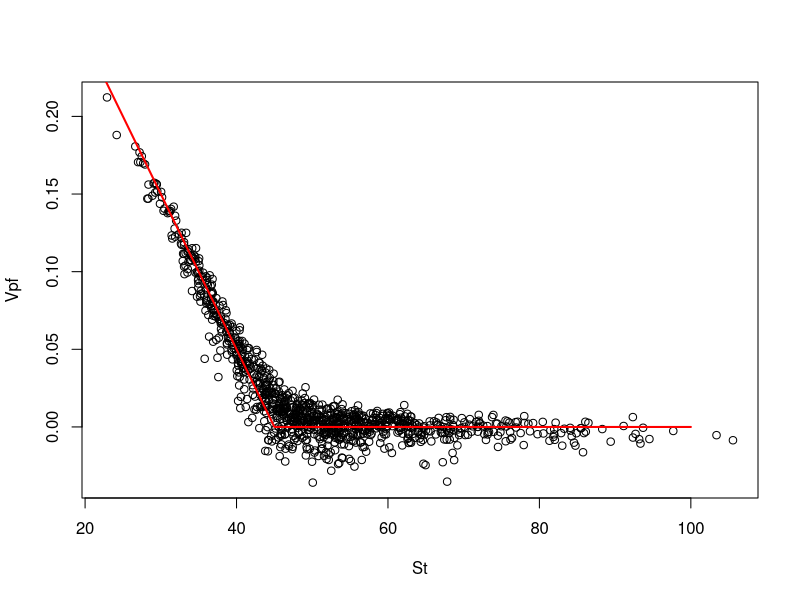
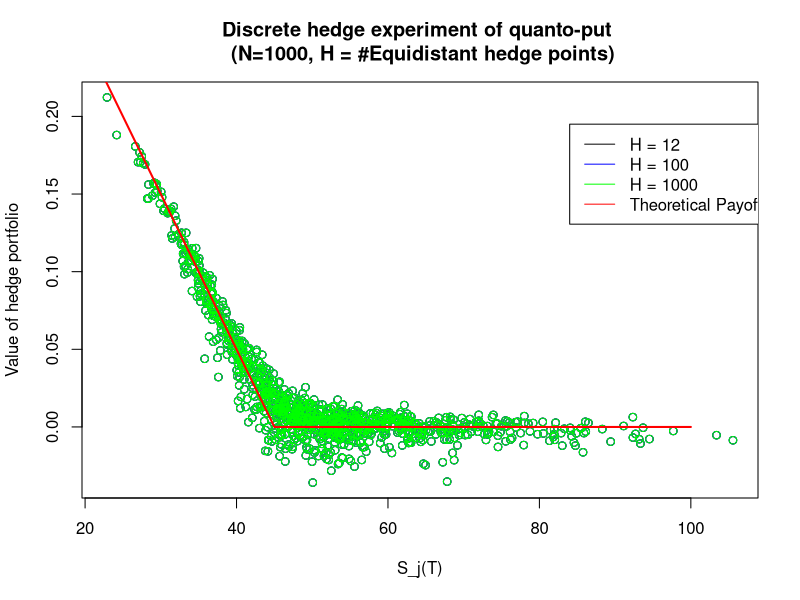
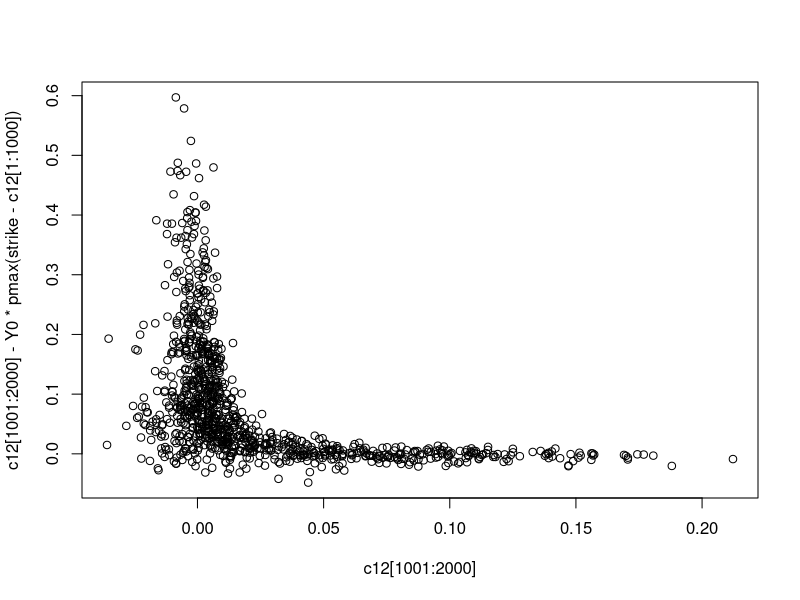

Write R code to recreate these figures, in order.
BlackScholesFormula  <- function (spot,timetomat,strike,r, q=0, sigma, opttype=1, greektype=1)
{ 
	
	d1<-(log(spot/strike)+ ((r-q)+0.5*sigma^2)*timetomat)/(sigma*sqrt(timetomat))
	d2<-d1-sigma*sqrt(timetomat)

	if (opttype==5 && greektype==1) result <- strike * pnorm(-d2) - spot * exp(r * timetomat) * pnorm(-d1)
	
	if (opttype==5 && greektype==2) result <- pnorm(d1) - 1
	# if (opttype==1 && greektype==1) result<-spot*exp(-q*timetomat)*pnorm(d1)-strike*exp(-r*timetomat)*pnorm(d2)
	# 
	# if (opttype==2 && greektype==1) result<- -spot*exp(-r*timetomat)*pnorm(-d1)+strike*exp(-q*timetomat)*pnorm(-d2)
	# 
	# if (opttype==1 && greektype==2) result<-exp(-q*timetomat)*pnorm(d1)
	# 
	# if (opttype==2 && greektype==2) result<-exp(-q*timetomat)*(pnorm(d1)-1)
	# 
	# if (greektype==3) result<-exp(-q*timetomat)*dnorm(d1)/(spot*sigma*sqrt(timetomat))
	# 
	# if (greektype==4) result<-exp(-q*timetomat)*spot*dnorm(d1)*sqrt(timetomat)
	# 
	BlackScholesFormula<-result
	
}

Y0 <- 1/100
X0 <- 1/110
S0 <- 50 
	
# r_US <- 0.05
# r_J <- 0.03

r_US <- 0.05
r_J <- 0.03

sig_X <- c(0.1, 0.02)
sig_J <- c(0, 0.25)

capT<-1
strike<-45

Nhedge<-12
Nrep<-1000
dt<-capT/Nhedge

q_drift<- r_J - c(matrix(sig_X, nrow = 1) %*% matrix(sig_J))
q_diff <- sqrt(sum(sig_J^2))

St <- rep(S0, Nrep)
Xt <- rep(X0, Nrep)

initialoutlay<- Y0 * exp(-r_US*capT) * BlackScholesFormula(S0,capT,strike, r = q_drift,q=0,sigma=q_diff,5,1)

Vpf<-rep(initialoutlay,length=Nrep)

# a is in dollars 
a<-Y0 * exp((q_drift - r_US) * capT) * BlackScholesFormula(S0,capT,strike, r = q_drift,q=0,sigma=q_diff,5,2)

c <- -a * S0

# So S0 * X0 is in dollars aswell
b<-Vpf-(a*S0)
b<-Vpf-(a*S0) - c

for(i in 2:Nhedge){
	sig_f_noise <- rep(NA, Nrep)
	# simulate Xt
	sig_x_noise <- rep(NA, Nrep) 
	for(j in 1:Nrep) {
		w <- matrix(c(rnorm(1), rnorm(1)), ncol = 1, nrow = 2)
		sig_f <- matrix(sig_J, nrow = 1, ncol = 2)
		
		sig_f_noise[j] <-  sig_f %*% w
		
		sig_x <- matrix(sig_X, nrow = 1, ncol = 2)
		
		sig_x_noise[j] <- sig_x %*% w
	}
	W <- rnorm(Nrep)
	
	St<-St*exp((q_drift-0.5*q_diff^2)*dt +sqrt(dt)*sig_f_noise)	
	Xt<-Xt*exp((r_US - r_J -0.5*(0.1)^2)*dt +sqrt(dt)*sig_x_noise)	
	
	Vpf<- a * St + b * exp(dt*r_US) 
	Vpf <- Vpf + c * exp(dt*r_J)
	a<- Y0 * exp((q_drift - r_US) * capT) * BlackScholesFormula(St,(capT-(i-1)*dt),strike, r = q_drift,q=0,q_diff,5,2)
	# b<- Vpf - a*St
	c <- -a * St
	b<- Vpf - a*St - c
}

St<-St*exp((q_drift-0.5*q_diff^2)*dt +q_diff*sqrt(dt)*W)	
Xt<-Xt*exp((r_US - r_J -0.5*(0.1)^2)*dt +(0.1)*sqrt(dt)*W)	

Vpf<-a*St+b*exp(dt*r_US) 
Vpf <- Vpf + c * exp(dt*r_J)

plot(St, Vpf)
points(0:100,Y0*pmax(strike - 0:100,0),type='l',lwd=2, col="red")


c12 <- c(St, Vpf)
c100 <- c(St, Vpf)
c1000 <- c(St, Vpf)

hedgeerror<-(Vpf-Y0 * pmax(strike - St,0))
mean(hedgeerror)

plot(c12[1:1000], c12[1001:2000], xlab = "S_j(T)", ylab="Value of hedge portfolio", 
		 main="Discrete hedge experiment of quanto-put \n (N=1000, H = #Equidistant hedge points)")
points(c100[1:1000], c100[1001:2000], col="blue")
points(c1000[1:1000], c1000[1001:2000], col="green")
points(0:100,Y0*pmax(strike - 0:100,0),type='l',lwd=2, col="red")
legend(84, .195, c("H = 12", "H = 100", "H = 1000", "Theoretical Payoff"), col = c("black", "blue", "green", "red"), lwd=1, lty=1)


plot(c12[1001:2000], c12[1001:2000] - Y0 * pmax(strike - c12[1:1000]), type="p")
